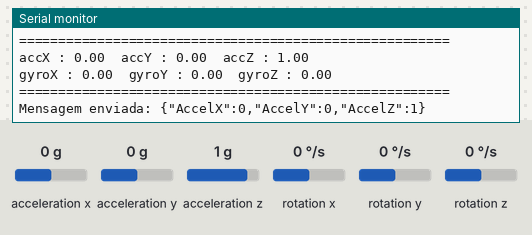
A sketch run on a simulated ESP32. On the bench: the last lines printed to the serial monitor. The inputs (shaded band) are chosen by the test bench; at power-on: acceleration x 0 g, acceleration y 0 g, acceleration z 1 g, rotation x 0 °/s, rotation y 0 °/s, rotation z 0 °/s. WiFi joins after 1.5 s; servers stay silent unless stated; no MQTT or app messages arrive unless stated.

Above: at 6.1 s.
6.2 s: acceleration x set to -1.4 g
At 6.28 s:
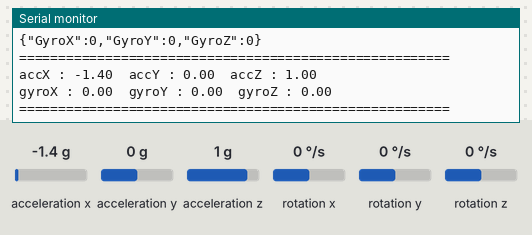
7.7 s: acceleration y set to -1.4 g
At 7.71 s:
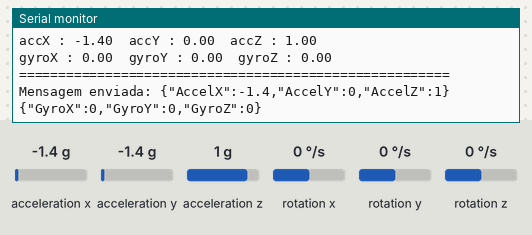
9.2 s: acceleration z set to 0.8 g
At 9.24 s:
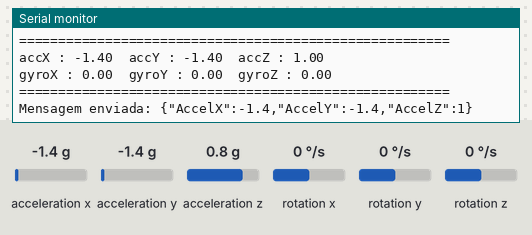
12.2 s: rotation x set to -192 °/s
At 12.2 s:
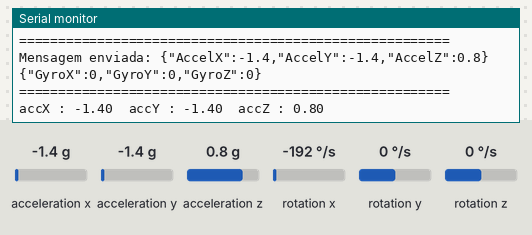
13.7 s: rotation y set to -192 °/s
At 13.86 s:
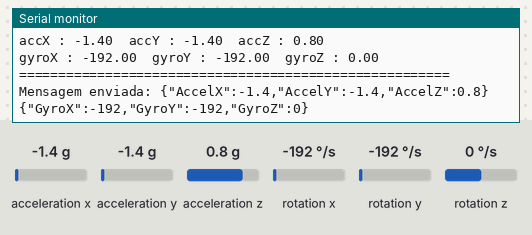

Measured:
- after the input at 6.2 s, the serial monitor: prints a new line after 0.07 s (image 1)
- after the input at 13.7 s, the serial monitor: prints a new line at once (image 5)

The sketch:

ESP32_MQTT_MPU6050_V2.0.ino
```cpp
/*
 * Programa:
 * Autora: Isabella Cabral
 * Data: Fevereiro/2022
 */

// ---- WiFi -------
#include <WiFi.h>
const char* ssid     = "Isabella";
const char* password = "cbrl30071319";
WiFiClient esp32Client;

// ---- MQTT -------
#include <PubSubClient.h>
#include <ArduinoJson.h>
PubSubClient MQTT(esp32Client);
const char* mqtt_server = "10.0.0.11";
const uint16_t mqtt_port = 1883;
const char* mqtt_ClientID = "esp32";
const char* mqtt_user = "esp32";
const char* mqtt_pass = "monitora";
const char* mqtt_pub_Topic = "ESP32/MPU6050";;

//Declaracao das variaveis que armazenam os Aliases das variaveis da plataforma
const char ALIAS1[] = "AccelX";
const char ALIAS2[] = "AccelY";
const char ALIAS3[] = "AccelZ";
const char ALIAS4[] = "GyroX";
const char ALIAS5[] = "GyroY";
const char ALIAS6[] = "GyroZ";

//Declaracao da variavel que armazena o intervalo de tempo entre mensagens
unsigned long reconecta; //Variavel para a conexao com o servidor

// ---- MPU6050 -------
#include <Wire.h>         // biblioteca de comunicação I2C
#include <MPU6050_tockn.h>
MPU6050 mpu6050(Wire);
float AcX, AcY, AcZ, GyX, GyY, GyZ;

const int sda_pin = 21; // definição do pino I2C SDA
const int scl_pin = 22; // definição do pino I2C SCL

// --------------------------------------------------------------------------------
void setup()
{
  Serial.begin(115200);
  delay(100);

  Serial.println("Iniciando conexão WiFi");
  connectWifi();
  delay(100);

  Serial.print("Servidor configurado: ");
  Serial.print(mqtt_server);
  Serial.print(" : ");
  Serial.println(mqtt_port);
  MQTT.setServer(mqtt_server, mqtt_port);
  delay(100);

  Serial.println("Iniciando configuração e calibração do MPU6050");
  Wire.begin(sda_pin, scl_pin);
  mpu6050.begin();
  mpu6050.calcGyroOffsets(true);
  delay(100);
}

void getMPUData()
{
  mpu6050.update();
  Serial.println("\n=======================================================");
  AcX = mpu6050.getAccX();
  Serial.print("accX : ");Serial.print(AcX);
  AcY = mpu6050.getAccY();
  Serial.print("\taccY : ");Serial.print(AcY);
  AcZ = mpu6050.getAccZ();
  Serial.print("\taccZ : ");Serial.println(AcZ);
  GyX = mpu6050.getGyroX();
  Serial.print("gyroX : ");Serial.print(GyX);
  GyY = mpu6050.getGyroY();
  Serial.print("\tgyroY : ");Serial.print(GyY);
  GyZ = mpu6050.getGyroZ();
  Serial.print("\tgyroZ : ");Serial.println(GyZ);
  Serial.println("=======================================================");
}

void connectWifi()
{
    Serial.print("Conectando-se na rede: ");
    Serial.println(ssid);
    WiFi.begin(ssid, password);

    while (WiFi.status() != WL_CONNECTED) {
        delay(500);
        Serial.print(".");
    }

    Serial.println();
    Serial.print("Conectado com sucesso na rede: ");
    Serial.println(ssid);
    Serial.print("IP obtido: ");
    Serial.println(WiFi.localIP());
}

void connectMQTT()
{
  if(reconecta < millis()){ //Executa a solicitacao de conexao a cada 3 segundos
    Serial.println("");
    Serial.println("Conectando ao servidor MQTT...");
    //Solicita a conexao com o servidor utilizando os parametros "mqtt_ClientID", "mqtt_user" e "mqtt_pass"
    if(!MQTT.connect(mqtt_ClientID, mqtt_user, mqtt_pass)){
      delay(200);
      Serial.println("Falha na conexao com o servidor.");
    }
    else {
      Serial.println("Conectado!");
      Serial.print("Enviando publicacoes para o tópico");
      Serial.println(mqtt_pub_Topic);
    }
    reconecta = millis() + 3000; //Atualiza a contagem de tempo
  }
}

void publishMPUData(){
  //Realiza a leitura do acelerômetro e giroscópio do sensor
  getMPUData();
  DynamicJsonDocument json_accel(JSON_OBJECT_SIZE(3));
  DynamicJsonDocument json_gyro(JSON_OBJECT_SIZE(3));

  //Atrela ao objeto "json" as leituras do sensor com os Aliases definidos
  json_accel[ALIAS1] = AcX;
  json_accel[ALIAS2] = AcY;
  json_accel[ALIAS3] = AcZ;
  json_gyro[ALIAS4] = GyX;
  json_gyro[ALIAS5] = GyY;
  json_gyro[ALIAS6] = GyZ;

  //Mede o tamanho da mensagem "json" e atrela o valor somado em uma unidade ao objeto "tamanho_payload"
  size_t tamanho_payload_accel = measureJson(json_accel) + 1;
  size_t tamanho_payload_gyro = measureJson(json_gyro) + 1;

  //Cria a string "payload" de acordo com o tamanho do objeto "tamanho_payload"
  char payload_accel[tamanho_payload_accel];
  char payload_gyro[tamanho_payload_gyro];

  //Copia o objeto "json" para a variavel "payload" e com o "tamanho_payload"
  serializeJson(json_accel, payload_accel, tamanho_payload_accel);
  serializeJson(json_gyro, payload_gyro, tamanho_payload_gyro);

  //Publica a variavel "payload" no servidor utilizando a variavel "mqtt_pub_Topic"
  Serial.print("Mensagem enviada: ");
  Serial.println(payload_accel);
  MQTT.publish(mqtt_pub_Topic, payload_accel);
  delay(100);
  Serial.println(payload_gyro);
  MQTT.publish(mqtt_pub_Topic, payload_gyro);
}

void loop()
{
  long now = millis();
  long last_time = 0;
  //Verifica a conexao com o servidor
  if(!MQTT.connected()){ //Se nao estiver conectado
    connectMQTT();
  }
  else {                  //Se estiver conectado
    MQTT.loop();          //Mantem a conexao ativa com o servidor
    publishMPUData();     //Envia os dados lidos via MQTT a cada 100 milissegundos
    delay(100);
  }
}
```
